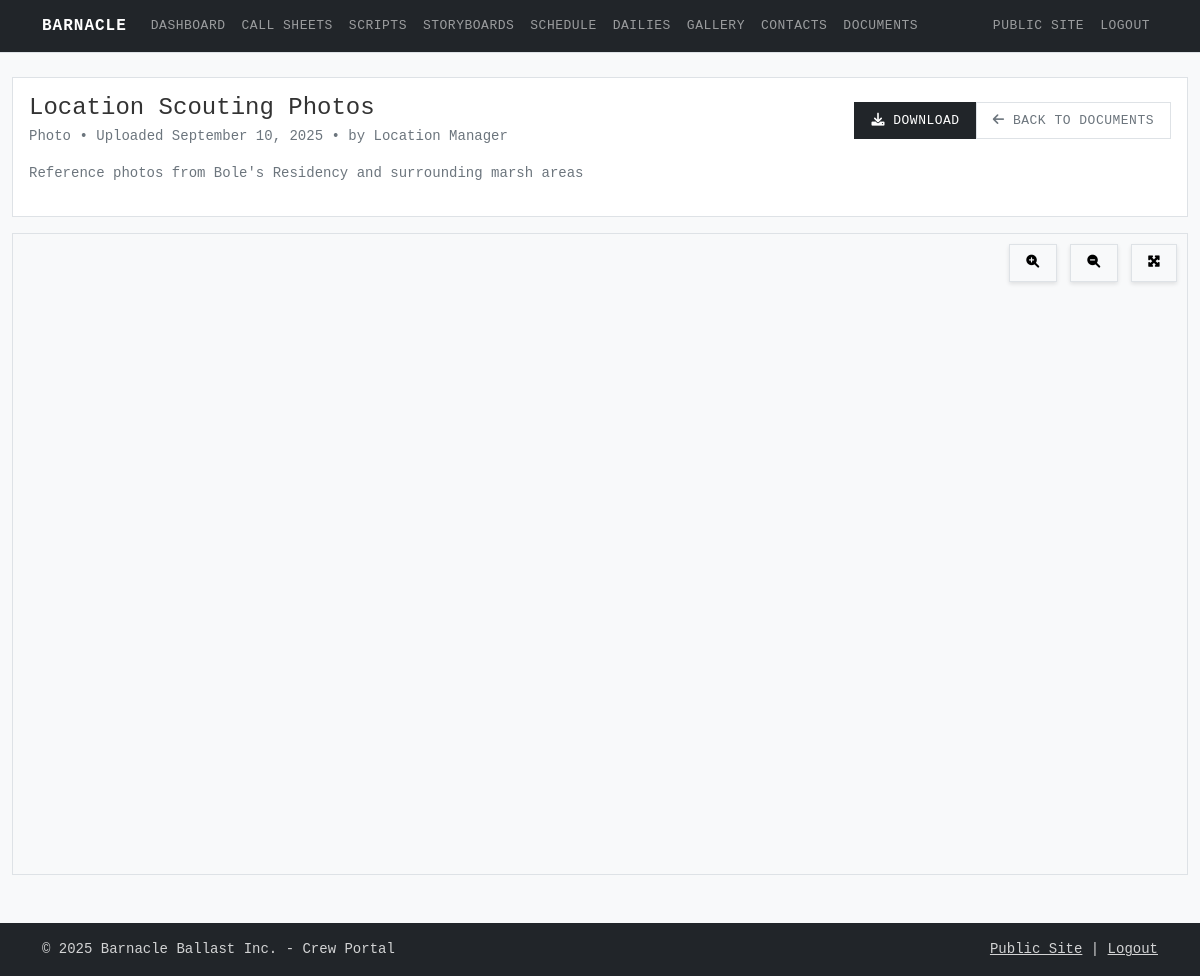
Page /view/5 (signed in) on the committed database.
### app.py (models this page shows, shortened)
class Document(db.Model):
    id = db.Column(db.Integer, primary_key=True)
    title = db.Column(db.String(200), nullable=False)
    filename = db.Column(db.String(200), nullable=False)
    filepath = db.Column(db.String(300), nullable=False)
    document_type = db.Column(db.String(50), nullable=False)  # script, sides, dailies, photo, document
    file_size = db.Column(db.Integer)
    mime_type = db.Column(db.String(100))
    description = db.Column(db.Text)
    created_at = db.Column(db.DateTime, default=datetime.utcnow)
    created_by = db.Column(db.String(100))

### app.py (the view)
@app.route('/view/<int:doc_id>')
def view_document(doc_id):
    if not session.get('crew_logged_in'):
        return redirect(url_for('crew_login'))
    document = Document.query.get_or_404(doc_id)
    return render_template('crew/document_viewer.html', document=document)

### templates/crew/document_viewer.html (shortened to what this page needs)
{% extends "crew/crew_base.html" %}
{% block content %}
<div class="container-fluid mt-4">
    <div class="row">
        <div class="col-12">
            <div class="card mb-3">
                <div class="card-body">
                    <div class="d-flex justify-content-between align-items-center">
                        <div>
                            <h4 class="mb-1">{{ document.title }}</h4>
                            <p class="text-muted mb-0">
                                {{ document.document_type.title() }} •
                                Uploaded {{ document.created_at.strftime('%B %d, %Y') }}
                                {% if document.created_by %} • by {{ document.created_by }}{% endif %}
                            </p>
                        </div>
                        <div class="btn-group">
                            <a href="{{ url_for('download_document', doc_id=document.id) }}"
                               class="btn btn-primary">
                                <i class="fas fa-download"></i> Download
                            </a>
                            <a href="{{ url_for('crew_documents') }}"
                               class="btn btn-outline-secondary">
                                <i class="fas fa-arrow-left"></i> Back to Documents
                            </a>
                        </div>
                    </div>
                    {% if document.description %}
                    <div class="mt-3">
                        <p class="text-muted">{{ document.description }}</p>
                    </div>
                    {% endif %}
                </div>
            </div>
            <div class="card">
                <div class="card-body p-0">
                    <div class="pdf-viewer-container" style="height: 80vh;">
                        <iframe
                            src="{{ url_for('static', filename=document.filepath) }}#toolbar=1&navpanes=1&scrollbar=1&view=FitH"
                            width="100%"
                            height="100%"
                            style="border: none;">
                            <p>Your browser does not support PDFs.
                               <a href="{{ url_for('download_document', doc_id=document.id) }}">Download the PDF</a>
                            </p>
                        </iframe>
                    </div>
                </div>
            </div>
        </div>
    </div>
</div>
{% endblock %}

### static/css/main.css (style rules this page uses)
:root { --bb-primary: #2c5f63; --bb-secondary: #6c757d; --bb-accent: #495057; --bb-dark: #212529; --bb-light: #f8f9fa; --bb-border: #dee2e6; }
body { font-family: 'SF Mono', 'Monaco', 'Inconsolata', 'Roboto Mono', 'Courier New', monospace; line-height: 1.5; font-size: 14px; color: var(--bb-dark); background-color: #ffffff; }
.btn { font-family: inherit; font-size: 13px; font-weight: 500; border-radius: 0; border: 1px solid var(--bb-border); padding: 8px 16px; text-transform: uppercase; letter-spacing: 0.5px; transition: all 0.2s ease; }
.btn-primary { background-color: var(--bb-dark); border-color: var(--bb-dark); color: white; }
.card { border: 1px solid var(--bb-border); border-radius: 0; box-shadow: none; background-color: white; }
.crew-portal { background-color: #f8f9fa; color: var(--bb-dark); }

### static/css/crew.css (style rules this page uses)
.crew-portal { background-color: #f8f9fa; min-height: 100vh; font-family: 'SF Mono', 'Monaco', 'Inconsolata', 'Roboto Mono', 'Courier New', monospace; }
.crew-portal .card { background-color: rgba(255, 255, 255, 0.95); color: #333; }
.crew-portal .text-muted { color: #6c757d !important; }

### templates/crew/document_viewer.html (style rules this page uses)
.pdf-viewer-container { position: relative; background: #f8f9fa; }
.pdf-viewer-container iframe { border-radius: 0.375rem; }

### rows in the picture
Document: title "Location Scouting Photos", document_type "Photo", created_at "September 10, 2025", created_by "Location Manager", description "Reference photos from Bole's Residency and surrounding marsh areas"
